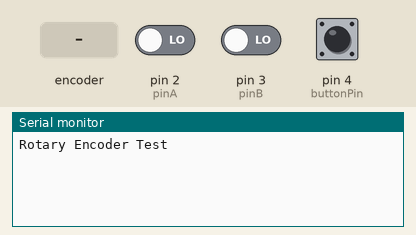
Simulated run of this sketch. Board: Arduino Uno, built with avr-gcc and run on an emulated ATmega328P. Shown: the last lines printed to the serial monitor. The inputs (shaded band) are chosen by the test bench; at power-on: pin 4 (buttonPin) HIGH, pin 2 (pinA) LOW, pin 3 (pinB) LOW.

Above: at 1.2 s.
1.3 s: rotary encoder on pin 2 (pinA) / pin 3 (pinB) turned 1 step (first pin leading)
At 1.8 s:
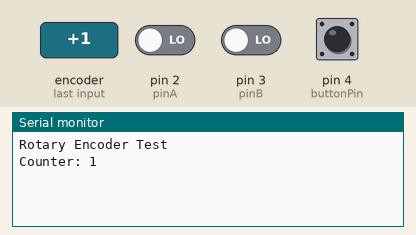
3.0 s: pin 4 (buttonPin) pulled LOW for 0.15 s
At 3.8 s:
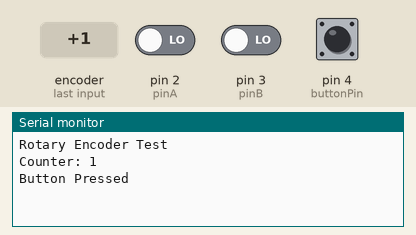
4.6 s: rotary encoder on pin 2 (pinA) / pin 3 (pinB) turned 1 step (first pin leading)
At 5.7 s:
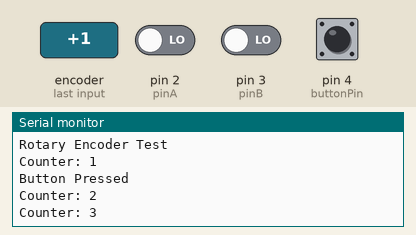

The sketch:

ALPS_Scroll_Wheel.ino
```cpp
// Define the pin connections for the rotary encoder
const int pinA = 2;  // CLK pin (A)
const int pinB = 3;  // DT pin (B)
const int buttonPin = 4;  // Switch button pin

int lastStateA = LOW;  // Last state of A pin
int currentStateA = LOW; // Current state of A pin
int counter = 0;        // Rotary encoder counter
bool buttonState = false; // Button state (pressed or not)

void setup() {
  pinMode(pinA, INPUT);  // Set pinA as input
  pinMode(pinB, INPUT);  // Set pinB as input
  pinMode(buttonPin, INPUT_PULLUP);  // Set button pin with internal pullup

  Serial.begin(9600);  // Initialize serial communication for output
  Serial.println("Rotary Encoder Test");
}

void loop() {
  // Read the current state of pin A
  currentStateA = digitalRead(pinA);

  // Check if there is a change in the encoder state
  if (currentStateA != lastStateA) {
    // If A has changed, check the direction based on the state of pin B
    if (digitalRead(pinB) != currentStateA) {
      counter++;  // Clockwise rotation
    } else {
      counter--;  // Counter-clockwise rotation
    }
    Serial.print("Counter: ");
    Serial.println(counter);
  }

  // Store the current state as the last state for the next loop
  lastStateA = currentStateA;

  // Read the button state
  buttonState = digitalRead(buttonPin);

  if (buttonState == LOW) {  // Button is pressed (low state)
    Serial.println("Button Pressed");
    delay(200);  // Debounce delay
  }

  delay(10);  // Small delay to make the code run smoothly
}
```

Measured:
- after the input at 1.3 s, the serial monitor: prints a new line after 0.05 s (image 1)
- after the input at 3.0 s, the serial monitor: prints a new line at once (image 2)
- after the input at 4.6 s, the serial monitor: prints a new line at once (image 3)
